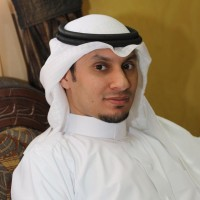
#> input picture task2/profile.jpg, 200 x 200 px
$ python facedetection.py
#> lines starting #> are read from the running program, lines starting #| are printed output that depends on the picture; after the words box and inside, x2 and y2 are one past the last pixel; in counts of white or black regions, pixels touching at a corner belong together
import numpy as np
import cv2


# Load a cascade file for detecting faces
faceCascade = cv2.CascadeClassifier("haarcascade_frontalface_default.xml");

# Load an color image in grayscale
img = cv2.imread('profile.jpg')
#> img is the input picture: shape (200, 200, 3); mean B, G, R 114.2, 133.5, 149.4

# Convert into grayscale
gray = cv2.cvtColor(img, cv2.COLOR_BGR2GRAY)
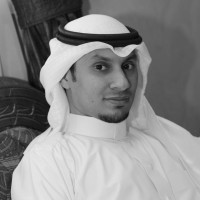
#> gray: shape (200, 200); min 7, max 239, mean 136.1
# Detect faces
faces = faceCascade.detectMultiScale(gray, 1.1, 4)
#> faces = [[77, 40, 78, 78]]
# Draw rectangle around the faces
for (x, y, w, h) in faces:
    cv2.rectangle(img, (x, y), (x+w, y+h), (255, 0, 0), 2)
#> this loop made 1 pass
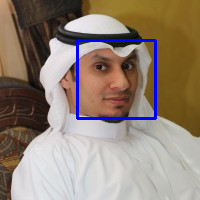
#> img: shape (200, 200, 3); 2.33% of pixels changed, all inside (x1, y1, x2, y2) = (76, 39, 157, 120)
# Display the output
cv2.imshow('img', img)
cv2.waitKey()
